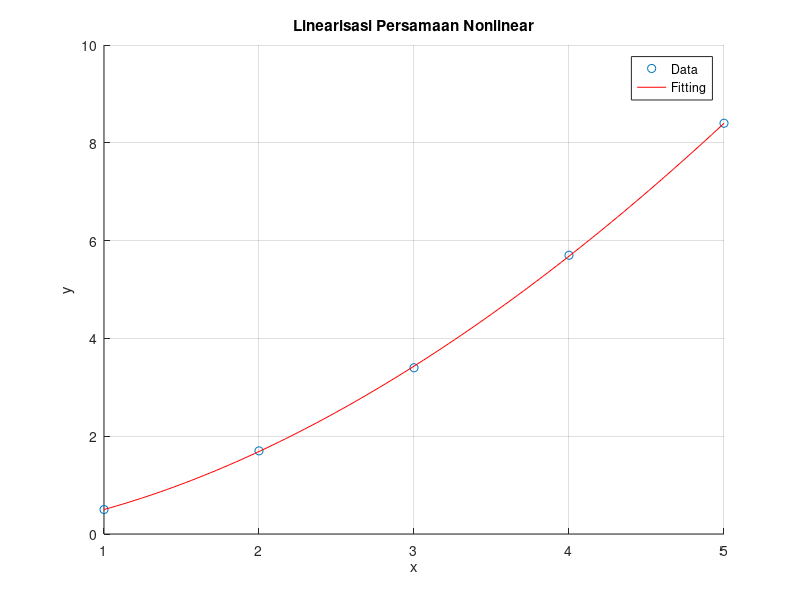

Write the MATLAB code that produced this figure.
% Data yang akan dicocokkan
xi = [1, 2, 3, 4, 5]; % Nilai x
yi = [0.5, 1.7, 3.4, 5.7, 8.4]; % Nilai y

% Mengubah data menjadi ln(xi) dan ln(yi)
x = log(xi);
y = log(yi);

% Regresi linier untuk mencari a dan b
n = length(x); % Jumlah data
sum_x = sum(x);
sum_y = sum(y);
sum_x2 = sum(x.^2);
sum_xy = sum(x.*y);

b = (n * sum_xy - sum_x * sum_y) / (n * sum_x2 - sum_x^2); % Koefisien regresi b
a = (sum_y - b * sum_x) / n; % Koefisien regresi a

% Menghitung nilai C dari a = ln(C)
C = exp(a);

% Menampilkan hasil
disp(['Nilai a: ', num2str(a)]);
disp(['Nilai b: ', num2str(b)]);
disp(['Nilai C: ', num2str(C)]);

% Mencocokkan data menggunakan persamaan y = C * x^b
x_fit = linspace(min(xi), max(xi), 100); % Nilai x untuk fitting
y_fit = C * x_fit.^b; % Nilai y hasil fitting

% Plot data dan hasil fitting
figure;
scatter(xi, yi, 'o', 'DisplayName', 'Data');
hold on;
plot(x_fit, y_fit, 'r', 'DisplayName', 'Fitting');
xlabel('x');
ylabel('y');
title('Linearisasi Persamaan Nonlinear');
legend('Location', 'best');
grid on;
